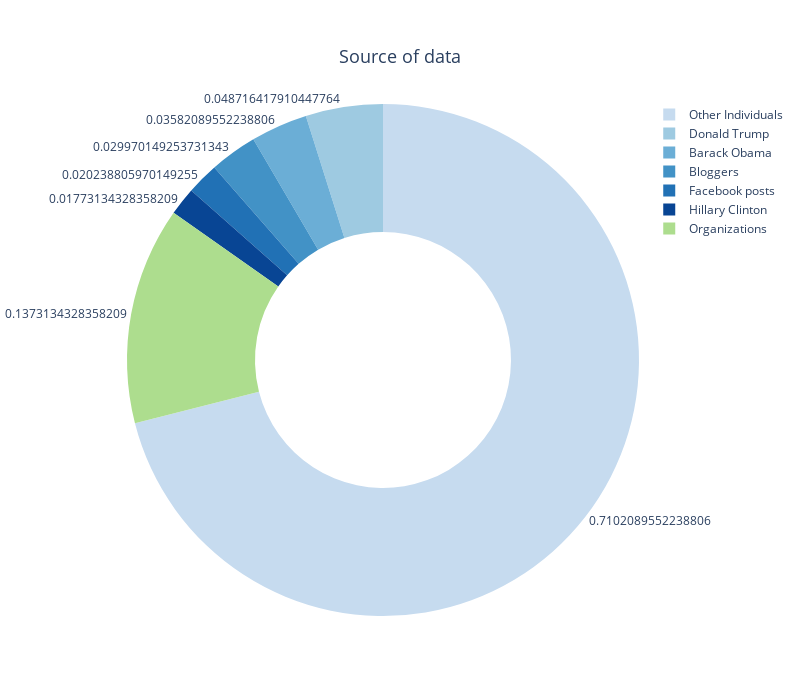

Notebook code cell kept with this figure:
### Code cell
labels = [
    "Other Individuals", "Donald Trump", "Barack Obama", "Bloggers",
    "Facebook posts", "Hillary Clinton", "Organizations"
]
values = [11896, 816, 600, 502, 339, 297, 2300]
imgs = ["", "trump.png", "obama.png", "blog.png", "fb.png", "hillary_clinton.png", ""]
fig_df = pd.DataFrame({'labels': labels, 'values': values, 'imgs': imgs})

fig = go.Figure()
fig.add_trace(
    go.Pie(
        labels=labels,
        values=values,
        customdata=fig_df,
        hovertemplate='Source: %{customdata[0][0]}' +
        '<br>Number of observations: %{customdata[0][1]}'+
        '<extra></extra>', # this line is to prevent "trace 0" from appearing next to hover,
        texttemplate='%{percent:.1%f}',
        textposition='outside',
        hole=0.5,
        sort=False,
        direction='counterclockwise',
        
        legendgroup='',
        marker={
            'colors':
            ['#c6dbef','#9ecae1','#6baed6','#4292c6','#2171b5','#084594', '#addd8e']
        })
)

fig.update_layout(
    {
        'plot_bgcolor': 'rgba(0, 0, 0, 0)',
        'paper_bgcolor': 'rgba(0, 0, 0, 0)'
    },
    title={
        "text": "Source of data",
        "font_size": 18,
        "xanchor": "center",
        "yanchor": "top",
        "x": 0.5
    },
    height=700,
    width=800)
fig.show()

### Figure 1 — Plotly figure (JSON) as saved in the notebook; plotly's stock layout.template omitted (floating-point values rounded to 4 significant figures)
{"data": [{"customdata": [["Other Individuals", 11896, ""], ["Donald Trump", 816, "trump.png"], ["Barack Obama", 600, "obama.png"], ["Bloggers", 502, "blog.png"], ["Facebook posts", 339, "fb.png"], ["Hillary Clinton", 297, "hillary_clinton.png"], ["Organizations", 2300, ""]], "direction": "counterclockwise", "hole": 0.5, "hovertemplate": "Source: %{customdata[0][0]}<br>Number of observations: %{customdata[0][1]}<extra></extra>", "labels": ["Other Individuals", "Donald Trump", "Barack Obama", "Bloggers", "Facebook posts", "Hillary Clinton", "Organizations"], "legendgroup": "", "marker": {"colors": ["#c6dbef", "#9ecae1", "#6baed6", "#4292c6", "#2171b5", "#084594", "#addd8e"]}, "sort": false, "textposition": "outside", "texttemplate": "%{percent:.1%f}", "type": "pie", "values": [11896, 816, 600, 502, 339, 297, 2300]}], "layout": {"height": 700, "paper_bgcolor": "rgba(0, 0, 0, 0)", "plot_bgcolor": "rgba(0, 0, 0, 0)", "title": {"font": {"size": 18}, "text": "Source of data", "x": 0.5, "xanchor": "center", "yanchor": "top"}, "width": 800}}
